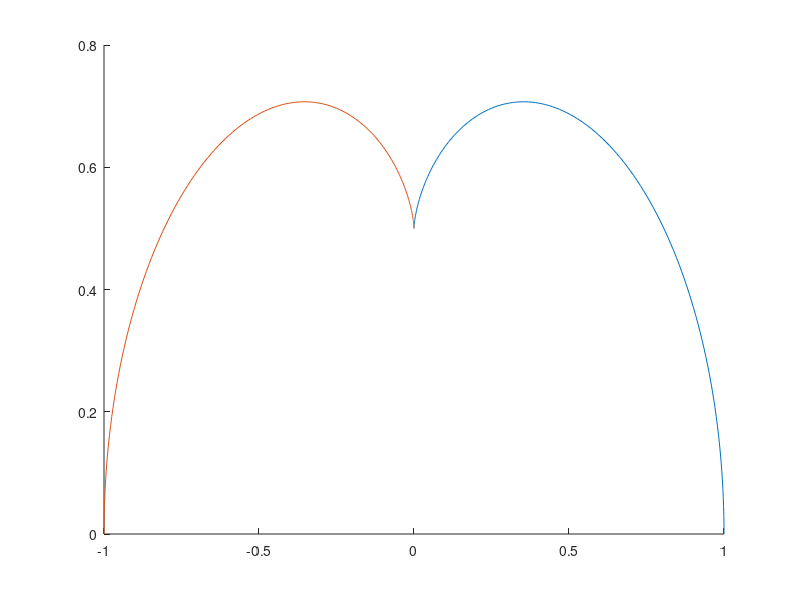

This chart was generated by the following MATLAB code: (Note: this script raises an error after producing the figure.)
% Initialize
clear,clc,close all
format LONG

% Date 23/9-14

phi = 0:0.01:pi/2;

figure(1)
x = @(a) cos(a).^3;
y = @(a) 1.5.*sin(a)-sin(a).^3;
hold all
plot(x(phi),y(phi))
plot(-x(phi),y(phi))

[cx,cy] = createcircle([0,0], 1);
plot(cx,cy);

Points = [1,0;1,0.73;0.12,0.89;0,0.5];
[bx,by] = bezier(Points);
plot(bx,by);
plot(-bx,by);

mouthPoints = [-0.6,-0.6;-0.3,-0.8;0.3,-0.8;0.6,-0.6];
[mouthx,mouthy] = bezier(mouthPoints);
plot(mouthx,mouthy);


[eyex1, eyey1] = createcircle([0.5 0.2], 0.15);
[pupilx1, pupily1] = createcircle([0.5 0.2], 0.03);
plot(eyex1, eyey1);
plot(pupilx1,pupily1);
[eyex2, eyey2] = createcircle([-0.5 0.2], 0.15);
[pupilx2, pupily2] = createcircle([-0.5 0.2], 0.03);
plot(eyex2, eyey2);
plot(pupilx2,pupily2);
title('Alien');

